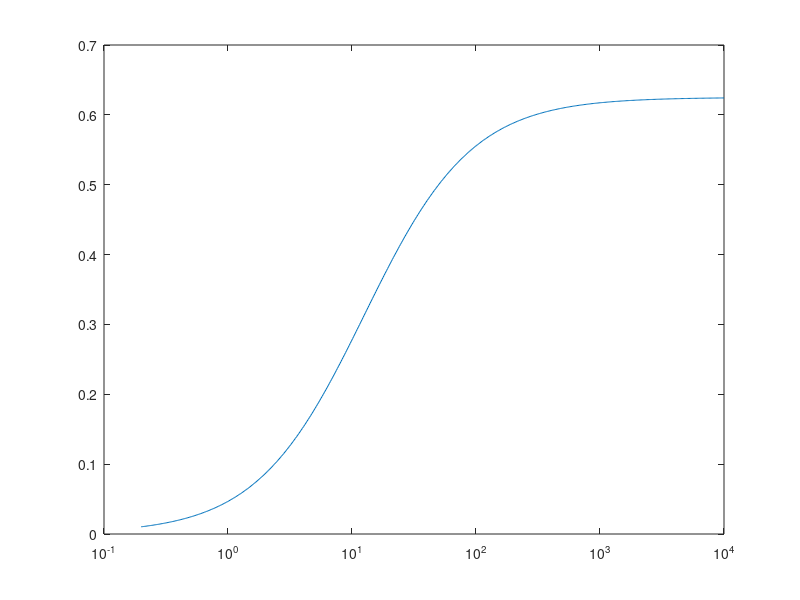
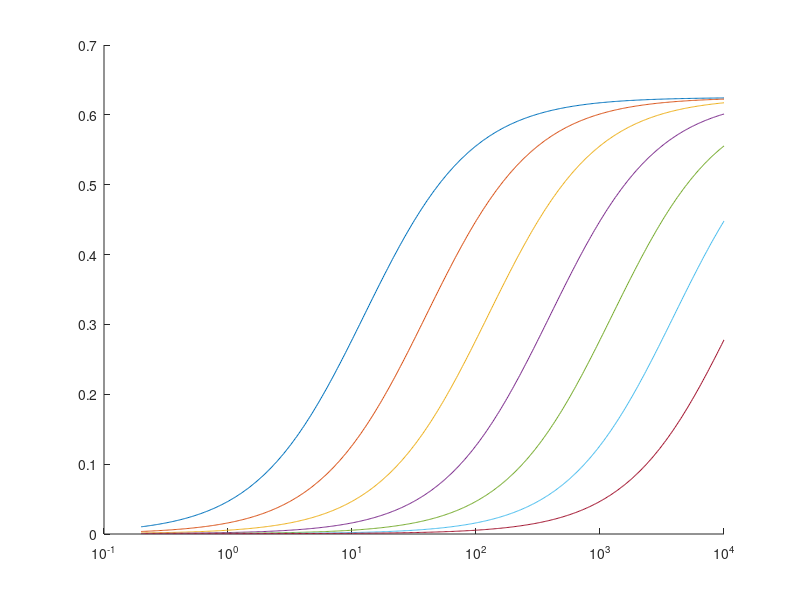

MATLAB code to generate these figures, in order:
%%
Kd = 100; % dorsal binding affinity in AUs
D = logspace(-0.7,4,500) ; % Dorsal concentration in units of Kd

Kp = 40000; % RNAP binding affinity in AUs
P = 10 ; % RNAP concentration in units of Kp

Kc = 10000; % cofactor binding affinity 
C = 1 ; % Cofactor concentration in units of Kc

w1 = 20000;
w2 = 10000;

r = 1; % transcription rate when the promoter is active

Num = ((P/Kp) + ((C/Kc)*(P/Kp)*w2) + (D./Kd)*(C/Kc)*(P/Kp)*w1*w2)
Den = Num + 1 + (D./Kd) + (C/Kc) + (D./Kd)*(C/Kc)*w1
R = Num ./ Den;

figure(1)
plot(D,R)
set(gca,'XScale','log')

figure(2)
hold on
for Kd = logspace(2,5,7)
    Num = ((P/Kp) + ((C/Kc)*(P/Kp)*w2) + (D./Kd)*(C/Kc)*(P/Kp)*w1*w2)
    Den = Num + 1 + (D./Kd) + (C/Kc) + (D./Kd)*(C/Kc)*w1
    R = Num ./ Den;
plot(D,R)
end
hold off
set(gca,'XScale','log')


%%